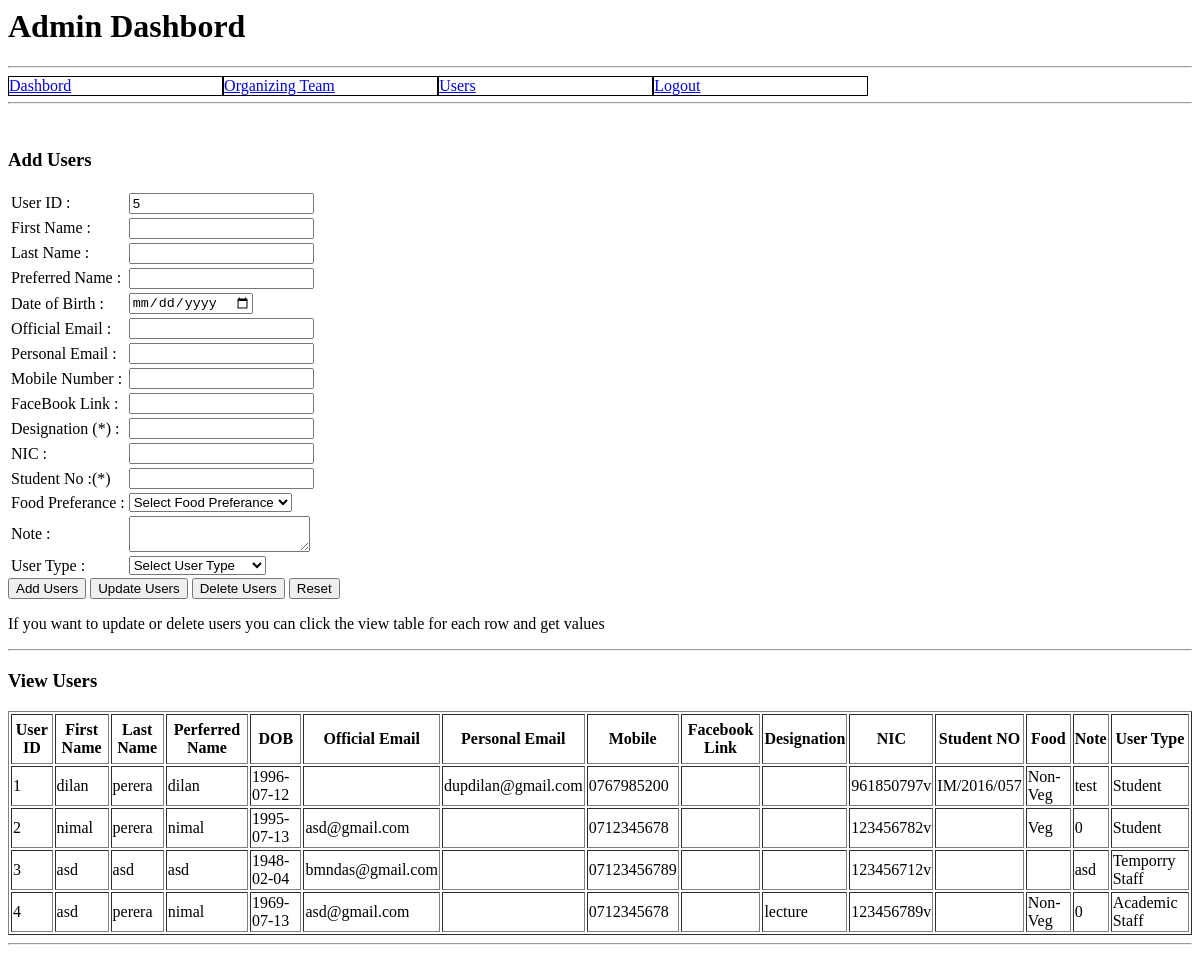
Before: /admin/users.php (signed in) with the older database file.
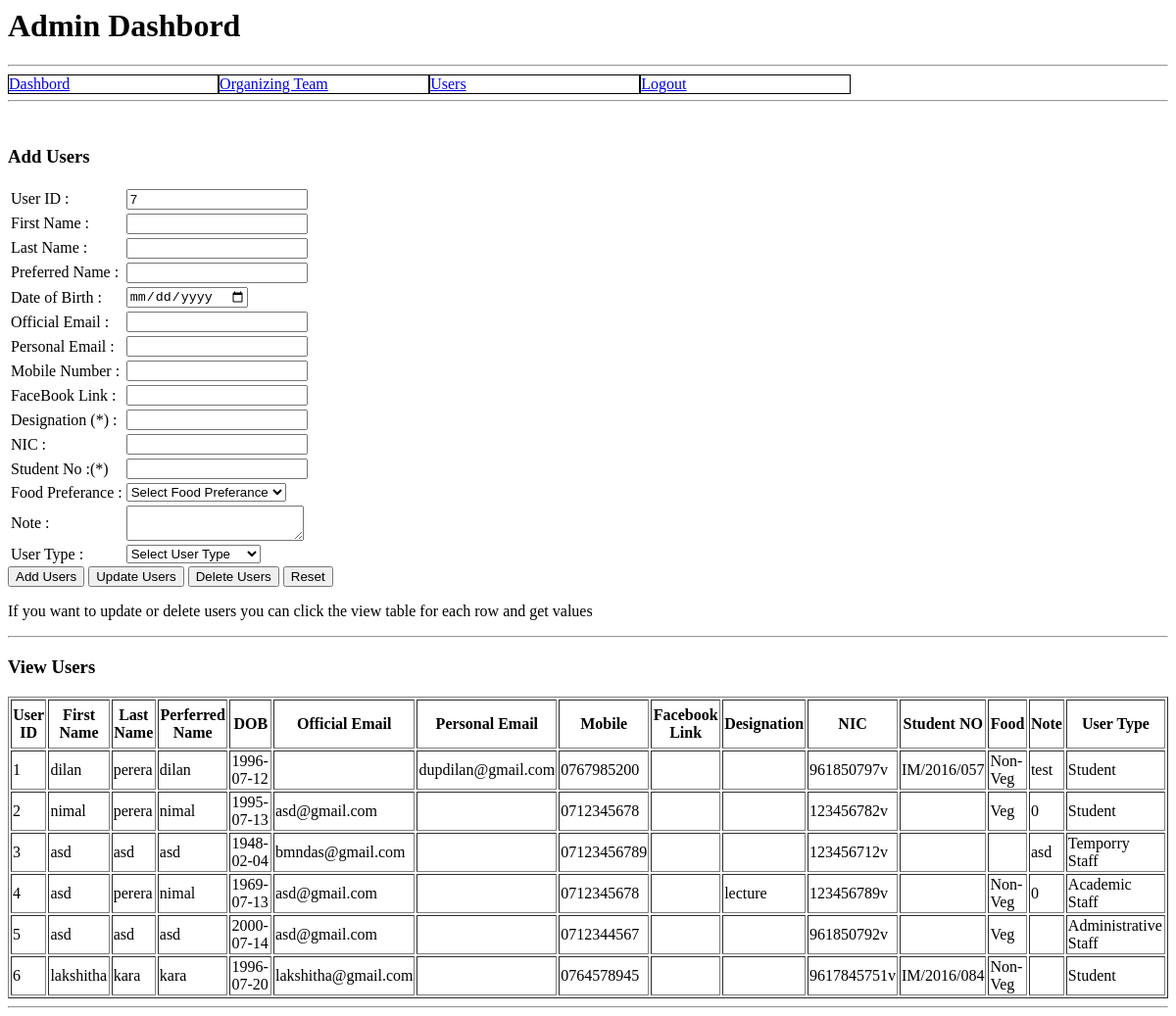
After: the same page with the newer database file.
### tables this page shows
CREATE TABLE `users` (
  `userID` int(11) NOT NULL,
  `firstName` varchar(30) NOT NULL,
  `lastName` varchar(30) NOT NULL,
  `perferredName` varchar(30) NOT NULL,
  `dateOfBirthday` date NOT NULL,
  `officialEmail` varchar(50) NOT NULL,
  `personalEmail` varchar(50) DEFAULT NULL,
  `mobile` varchar(20) NOT NULL,
  `facebookLink` varchar(100) NOT NULL,
  `designaion` varchar(30) DEFAULT NULL,
  `nic` varchar(20) NOT NULL,
  `studentNo` varchar(20) DEFAULT NULL,
  `foodPreference` varchar(20) NOT NULL,
  `note` varchar(200) NOT NULL,
  `userType` varchar(30) NOT NULL,
  `password` varchar(100) NOT NULL,
  `organizingRole` tinyint(1) NOT NULL
);

### admin/php_action/viewusers.php (the view, shortened to what this page needs)
<?php
                $dbobj=new dbconnect();
	            $con=$dbobj->getcon();
			$query = "SELECT * FROM users;";
			$exec = mysqli_query($con,$query);
			if($exec){
				$nor =  mysqli_num_rows($exec);
				if($nor>0)
				{
					echo "<table id='tableUsersAll' border=1 width=100%>
						<tr>
							<th height=50px >User ID</th>
                            <th>First Name</th>
                            <th>Last Name</th>
                            <th>Perferred Name</th>
                            <th>DOB </th>
                            <th>Official Email</th>
                            <th>Personal Email</th>
                            <th>Mobile</th>
                            <th>Facebook Link</th>
                            <th>Designation</th>
                            <th>NIC</th>
                            <th>Student NO</th>
                            <th>Food</th>
                            <th>Note</th>
                            <th>User Type </th>
						</tr>";
					while($record = mysqli_fetch_array($exec))
					{
						echo "<tr>
							<td>".$record["userID"]."</td>
							<td>".$record["firstName"]."</td>
                            <td>".$record["lastName"]."</td>
                            <td>".$record["perferredName"]."</td>
                            <td>".$record["dateOfBirthday"]."</td>
                            <td>".$record["officialEmail"]."</td>
                            <td>".$record["personalEmail"]."</td>
                            <td>".$record["mobile"]."</td>
                            <td>".$record["facebookLink"]."</td>
                            <td>".$record["designaion"]."</td>
                            <td>".$record["nic"]."</td>
                            <td>".$record["studentNo"]."</td>
                            <td>".$record["foodPreference"]."</td>
                            <td>".$record["note"]."</td>
                            <td>".$record["userType"]."</td>
						</tr>";
					}
					echo "</table>";
				}
				else
				{
					echo "User DB Empty! ".mysqli_error($con);
				}
			}
			else{
				echo "User DB could not be Found! ".mysqli_error($con);
			}
		?>

### admin/users.php (shortened to what this page needs)
<html>
<head>
</head>
<body>
    <h1>Admin Dashbord</h1>
    <hr>
    <ul>
        <li ><a href="adminDashbord.php">Dashbord</a></li>
        <li><a href="organizingTeam.php">Organizing Team</a></li>
        <li><a href="users.php">Users</a> </li>
        <li><a href="php_action/logout.php">Logout</a></li>
    </ul>
    <br>
    <hr><br>
       <h3>Add Users</h3>
    <form name="frmUsers" action="php_action/usersHandle.php" method="POST">
            <table >
                <tr>
                                                                <?php
                                                                    $dbobj=new dbconnect();
                                                                    $con=$dbobj->getcon();
                                                                $sql = "select MAX(userID) from users ";
                                                                            $q = mysqli_query($con,$sql);
                                                                            $row = mysqli_fetch_array($q);
                                                                            $maxid = $row[0]+1;
                                                                ?>
                    <td> <label>User ID  :</label></td>
                    <td> <input id="txt_userId" name="txt_userId" type="text" readonly required value="<?php echo $maxid ?>"/>
                    </td>
                </tr>
                <tr>
                    <td> <label>First Name  :</label></td>
                    <td> <input id="txt_fname" name="txt_fname" type="text" required/>
                    </td>
                </tr>
                <tr>
                    <td><label>Last Name :</label></td>
                    <td><input id="txt_lname" name="txt_lname" type="text" required/></td>
                </tr>
                <tr>
                    <td><label>Preferred Name :</label></td>
                    <td><input id="txt_preferredName" name="txt_preferredName" type="text" /></td>
                </tr>
                <tr>
                    <td><label>Date of Birth :</label></td>
                    <td><input id="txt_dob" name="txt_dob" type="date" /></td>
                </tr>
                <tr>
                    <td><label>Official Email :</label></td>
                    <td><input id="txt_officialEmail" name="txt_officialEmail" type="email" /></td>
                </tr>
                <tr>
                    <td><label>Personal Email :</label></td>
                    <td><input id="txt_personalEmail" name="txt_personalEmail" type="email"/></td>
                </tr>
                <tr>
                    <td><label>Mobile Number :</label></td>
                    <td><input id="txt_mobile" name="txt_mobile" type="text" required/></td>
                </tr>
                <tr>
                    <td><label>FaceBook Link :</label></td>
                    <td><input id="txt_fblink" name="txt_fblink" type="text"/></td>
                </tr>
                <tr>
                    <td><label>Designation (*)  :</label></td>
                    <td><input id="txt_designation" name="txt_designation" type="text" /></td>
                </tr>
                <tr>
                    <td><label>NIC : </label></td>
                    <td><input id="txt_nic" name="txt_nic" type="text"/></td>
                </tr>
                <tr>
                    <td> <label>Student No :(*) </label></td>
                    <td><input id="txt_studentNo" name="txt_studentNo" type="text"/></td>
                </tr>
                <tr>
                    <td><label>Food Preferance : </label></td>
                    <td>
                    <select id="txt_foodSelect" onchange="convertFoodTypeToText(this)" required>
                            <option >Select Food Preferance</option>
                        </select>
                    </td>
                </tr>
                <tr>
                    <td><label>Note : </label></td>
                    <td><textarea id="txt_note" name="txt_note" ></textarea></td>
                </tr>
                <tr>
                    <td><label>User Type : </label></td>
                    <td>
                        <select id="txt_userSelect" onchange="convertuserTypeToText(this)" required>
                            <option >Select User Type</option>
                        </select>
                    </td>
                </tr>
                </table>
                    <button type="submit" id="btnAdd" name="btnAdd"  value="add">Add Users</button>
                    <button type="submit" id="btnUpdate" name="btnUpdate" value="update">Update Users</button>
                    <button type="submit" id="btnDelete" name="btnDelete" value="delete">Delete Users</button>
                    <button type="reset">Reset</button><br>
        </form>
       <p> If you want to update or delete users you can click the view table for each row and get values </p>
        <hr>
    <h3>View Users</h3>
    <div>
            <?php
             require_once("php_action/viewusers.php");
            ?>
    </div>
    <hr>
</body>
</html>

### admin/users.php (style rules this page uses)
ul { list-style-type: none; margin: 0; padding: 0; }
li { display: inline; float: left; width: 60px; border: 1px solid ; width: 18%; }

Changed rows visible on the page:
added users: userID "5", firstName "asd", lastName "asd", perferredName "asd", dateOfBirthday "2000-07-14", officialEmail "asd@gmail.com", mobile "0712344567", nic "961850792v", foodPreference "Veg", userType "Administrative Staff"
added users: userID "6", firstName "lakshitha", lastName "kara", perferredName "kara", dateOfBirthday "1996-07-20", officialEmail "lakshitha@gmail.com", mobile "0764578945", nic "9617845751v", studentNo "IM/2016/084", foodPreference "Non-Veg", userType "Student"
Other visible differences:
form field txt_userId: "5" → "7"
